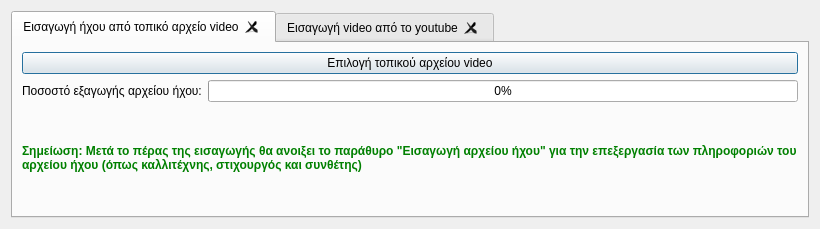
<?xml version="1.0" encoding="UTF-8"?>
<ui version="4.0">
 <class>Dialog</class>
 <widget class="QDialog" name="Dialog">
  <property name="geometry">
   <rect>
    <x>0</x>
    <y>0</y>
    <width>820</width>
    <height>229</height>
   </rect>
  </property>
  <property name="windowTitle">
   <string>Εισαγωγή αρχείου ήχου από βίντεο</string>
  </property>
  <property name="windowIcon">
   <iconset resource="../../../icons.qrc">
    <normaloff>:/rest-windows/assets/images/rest-windows/import-video.png</normaloff>:/rest-windows/assets/images/rest-windows/import-video.png</iconset>
  </property>
  <property name="sizeGripEnabled">
   <bool>false</bool>
  </property>
  <property name="modal">
   <bool>false</bool>
  </property>
  <layout class="QGridLayout" name="gridLayout">
   <item row="0" column="0">
    <widget class="QTabWidget" name="tabWidget">
     <property name="tabShape">
      <enum>QTabWidget::Rounded</enum>
     </property>
     <property name="currentIndex">
      <number>0</number>
     </property>
     <property name="tabsClosable">
      <bool>true</bool>
     </property>
     <widget class="QWidget" name="tab">
      <attribute name="title">
       <string>Εισαγωγή ήχου από τοπικό αρχείο video</string>
      </attribute>
      <layout class="QGridLayout" name="gridLayout_2">
       <item row="1" column="0">
        <widget class="QLabel" name="label">
         <property name="text">
          <string>Ποσοστό εξαγωγής αρχείου ήχου:</string>
         </property>
        </widget>
       </item>
       <item row="0" column="0" colspan="2">
        <widget class="QPushButton" name="select_local_video">
         <property name="text">
          <string>Επιλογή τοπικού αρχείου video</string>
         </property>
         <property name="icon">
          <iconset resource="../../../icons.qrc">
           <normaloff>:/rest-windows/assets/images/rest-windows/select-file.png</normaloff>:/rest-windows/assets/images/rest-windows/select-file.png</iconset>
         </property>
        </widget>
       </item>
       <item row="1" column="1">
        <widget class="QProgressBar" name="local_video_progressBar">
         <property name="value">
          <number>0</number>
         </property>
        </widget>
       </item>
       <item row="2" column="0" colspan="2">
        <widget class="QLabel" name="label_4">
         <property name="styleSheet">
          <string notr="true">QLabel{
	font-weight:bold;
	color:green;
}</string>
         </property>
         <property name="text">
          <string>Σημείωση: Μετά το πέρας της εισαγωγής θα ανοιξει το παράθυρο &quot;Εισαγωγή αρχείου ήχου&quot; για την επεξεργασία των πληροφοριών του αρχείου ήχου (όπως καλλιτέχνης, στιχουργός και συνθέτης)</string>
         </property>
         <property name="wordWrap">
          <bool>true</bool>
         </property>
        </widget>
       </item>
      </layout>
     </widget>
     <widget class="QWidget" name="tab_2">
      <attribute name="title">
       <string>Εισαγωγή video από το youtube</string>
      </attribute>
      <layout class="QGridLayout" name="gridLayout_3">
       <item row="1" column="1">
        <widget class="QProgressBar" name="download_progressBar">
         <property name="value">
          <number>0</number>
         </property>
        </widget>
       </item>
       <item row="0" column="0">
        <widget class="QLineEdit" name="youtube_url">
         <property name="sizePolicy">
          <sizepolicy hsizetype="Expanding" vsizetype="Maximum">
           <horstretch>0</horstretch>
           <verstretch>0</verstretch>
          </sizepolicy>
         </property>
         <property name="dragEnabled">
          <bool>true</bool>
         </property>
         <property name="placeholderText">
          <string>Εισαγωγή youtube διεύθυνσης</string>
         </property>
         <property name="clearButtonEnabled">
          <bool>true</bool>
         </property>
        </widget>
       </item>
       <item row="0" column="1">
        <widget class="QPushButton" name="download_and_export_video_from_youtube">
         <property name="text">
          <string>Λήψη αρχείου video και εξαγωγή ήχου από το youtube</string>
         </property>
         <property name="icon">
          <iconset resource="../../../icons.qrc">
           <normaloff>:/rest-windows/assets/images/rest-windows/download.png</normaloff>:/rest-windows/assets/images/rest-windows/download.png</iconset>
         </property>
        </widget>
       </item>
       <item row="1" column="0">
        <widget class="QLabel" name="label_2">
         <property name="text">
          <string>Ποσοστό λήψης:</string>
         </property>
        </widget>
       </item>
       <item row="2" column="1">
        <widget class="QProgressBar" name="youtube_convert_progressBar">
         <property name="value">
          <number>0</number>
         </property>
        </widget>
       </item>
       <item row="2" column="0">
        <widget class="QLabel" name="label_3">
         <property name="text">
          <string>Ποσοστό εξαγωγής αρχείου ήχου:</string>
         </property>
        </widget>
       </item>
       <item row="3" column="0" colspan="2">
        <widget class="QLabel" name="label_5">
         <property name="styleSheet">
          <string notr="true">QLabel{
	font-weight:bold;
	color:green;
}</string>
         </property>
         <property name="text">
          <string>Σημείωση: Μετά το πέρας της λήψης και της εξαγωγής θα ανοιξει το παράθυρο &quot;Εισαγωγή αρχείου ήχου&quot; για την επεξεργασία των πληροφοριών του αρχείου ήχου (όπως καλλιτέχνης, στιχουργός και συνθέτης)</string>
         </property>
         <property name="wordWrap">
          <bool>true</bool>
         </property>
        </widget>
       </item>
      </layout>
     </widget>
    </widget>
   </item>
  </layout>
 </widget>
 <tabstops>
  <tabstop>tabWidget</tabstop>
  <tabstop>select_local_video</tabstop>
  <tabstop>youtube_url</tabstop>
  <tabstop>download_and_export_video_from_youtube</tabstop>
 </tabstops>
 <resources>
  <include location="../../../icons.qrc"/>
 </resources>
 <connections/>
</ui>
